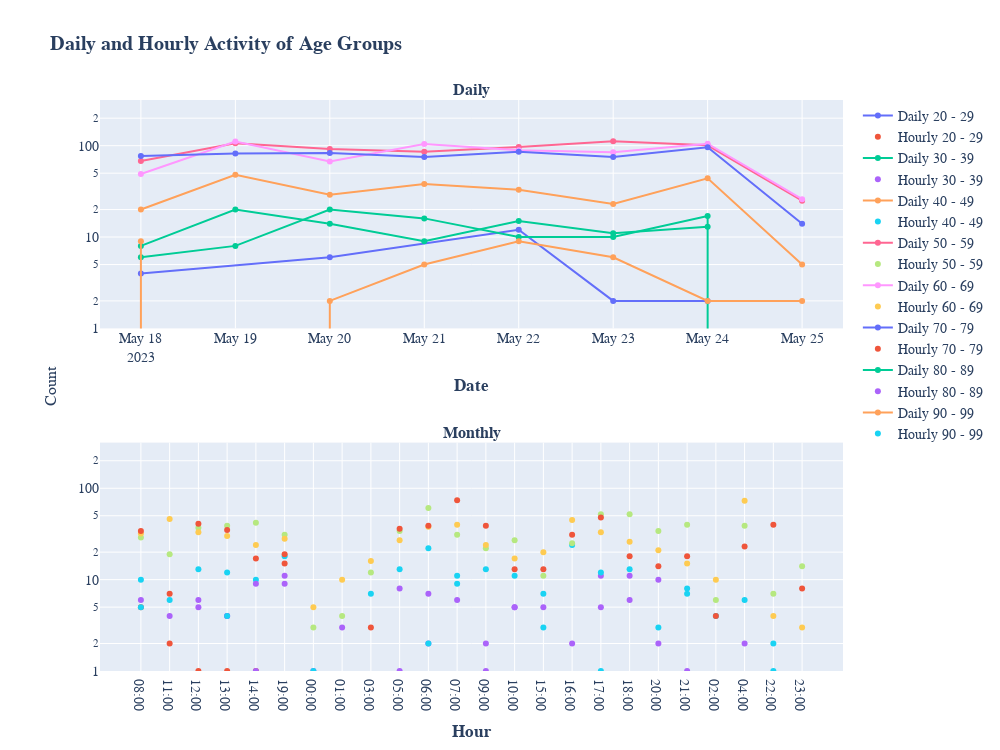

Write notebook code for a chart like this one.
### Markdown cell above
### Activity

### Code cell
daily_hourly_activity_feature_bar_distribution(
    df_ = df, feature_ = 'age', yrange = [0, 2.5],
    subplot_titles_ = ['<b>Daily<b>', '<b>Monthly<b>'],
    title_ = '<b>Daily and Hourly Activity of Age Groups<b>',
    height_ = 750, width_ = 1000
    )

### Figure 1 — Plotly figure (JSON) as saved in the notebook; plotly's stock layout.template omitted (floating-point values rounded to 4 significant figures)
{"data": [{"mode": "lines+markers+text", "name": "Daily 20 - 29", "type": "scatter", "x": ["2023-05-18", "2023-05-20", "2023-05-22", "2023-05-23", "2023-05-24"], "xaxis": "x", "y": [4, 6, 12, 2, 2], "yaxis": "y"}, {"mode": "markers+text", "name": "Hourly 20 - 29", "type": "scatter", "x": ["08:00", "11:00", "12:00", "13:00", "14:00", "19:00"], "xaxis": "x2", "y": [5, 2, 1, 1, 1, 15], "yaxis": "y2"}, {"mode": "lines+markers+text", "name": "Daily 30 - 39", "type": "scatter", "x": ["2023-05-18", "2023-05-19", "2023-05-20", "2023-05-21", "2023-05-22", "2023-05-23", "2023-05-24"], "xaxis": "x", "y": [8, 20, 14, 9, 15, 11, 13], "yaxis": "y"}, {"mode": "markers+text", "name": "Hourly 30 - 39", "type": "scatter", "x": ["00:00", "01:00", "03:00", "05:00", "06:00", "07:00", "08:00", "09:00", "10:00", "11:00", "12:00", "13:00", "14:00", "15:00", "16:00", "17:00", "18:00", "19:00", "20:00", "21:00"], "xaxis": "x2", "y": [1, 3, 0, 8, 2, 6, 6, 1, 5, 4, 6, 4, 1, 0, 2, 11, 6, 9, 2, 0], "yaxis": "y2"}, {"mode": "lines+markers+text", "name": "Daily 40 - 49", "type": "scatter", "x": ["2023-05-18", "2023-05-19", "2023-05-20", "2023-05-21", "2023-05-22", "2023-05-23", "2023-05-24", "2023-05-25"], "xaxis": "x", "y": [20, 48, 29, 38, 33, 23, 44, 5], "yaxis": "y"}, {"mode": "markers+text", "name": "Hourly 40 - 49", "type": "scatter", "x": ["00:00", "01:00", "02:00", "03:00", "04:00", "05:00", "06:00", "07:00", "08:00", "09:00", "10:00", "11:00", "12:00", "13:00", "14:00", "15:00", "16:00", "17:00", "18:00", "19:00", "20:00", "21:00", "22:00", "23:00"], "xaxis": "x2", "y": [1, 0, 4, 7, 6, 13, 22, 9, 10, 13, 11, 6, 13, 12, 10, 7, 24, 12, 13, 18, 3, 8, 2, 0], "yaxis": "y2"}, {"mode": "lines+markers+text", "name": "Daily 50 - 59", "type": "scatter", "x": ["2023-05-18", "2023-05-19", "2023-05-20", "2023-05-21", "2023-05-22", "2023-05-23", "2023-05-24", "2023-05-25"], "xaxis": "x", "y": [68, 106, 92, 86, 97, 112, 101, 25], "yaxis": "y"}, {"mode": "markers+text", "name": "Hourly 50 - 59", "type": "scatter", "x": ["00:00", "01:00", "02:00", "03:00", "04:00", "05:00", "06:00", "07:00", "08:00", "09:00", "10:00", "11:00", "12:00", "13:00", "14:00", "15:00", "16:00", "17:00", "18:00", "19:00", "20:00", "21:00", "22:00", "23:00"], "xaxis": "x2", "y": [3, 4, 6, 12, 39, 34, 61, 31, 29, 22, 27, 19, 37, 39, 42, 11, 25, 52, 52, 31, 34, 40, 7, 14], "yaxis": "y2"}, {"mode": "lines+markers+text", "name": "Daily 60 - 69", "type": "scatter", "x": ["2023-05-18", "2023-05-19", "2023-05-20", "2023-05-21", "2023-05-22", "2023-05-23", "2023-05-24", "2023-05-25"], "xaxis": "x", "y": [49, 111, 67, 104, 89, 85, 105, 26], "yaxis": "y"}, {"mode": "markers+text", "name": "Hourly 60 - 69", "type": "scatter", "x": ["00:00", "01:00", "02:00", "03:00", "04:00", "05:00", "06:00", "07:00", "08:00", "09:00", "10:00", "11:00", "12:00", "13:00", "14:00", "15:00", "16:00", "17:00", "18:00", "19:00", "20:00", "21:00", "22:00", "23:00"], "xaxis": "x2", "y": [5, 10, 10, 16, 73, 27, 38, 40, 32, 24, 17, 46, 33, 30, 24, 20, 45, 33, 26, 28, 21, 15, 4, 3], "yaxis": "y2"}, {"mode": "lines+markers+text", "name": "Daily 70 - 79", "type": "scatter", "x": ["2023-05-18", "2023-05-19", "2023-05-20", "2023-05-21", "2023-05-22", "2023-05-23", "2023-05-24", "2023-05-25"], "xaxis": "x", "y": [77, 82, 83, 75, 86, 75, 96, 14], "yaxis": "y"}, {"mode": "markers+text", "name": "Hourly 70 - 79", "type": "scatter", "x": ["02:00", "03:00", "04:00", "05:00", "06:00", "07:00", "08:00", "09:00", "10:00", "11:00", "12:00", "13:00", "14:00", "15:00", "16:00", "17:00", "18:00", "19:00", "20:00", "21:00", "22:00", "23:00"], "xaxis": "x2", "y": [4, 3, 23, 36, 39, 74, 34, 39, 13, 7, 41, 35, 17, 13, 31, 48, 18, 19, 14, 18, 40, 8], "yaxis": "y2"}, {"mode": "lines+markers+text", "name": "Daily 80 - 89", "type": "scatter", "x": ["2023-05-18", "2023-05-19", "2023-05-20", "2023-05-21", "2023-05-22", "2023-05-23", "2023-05-24", "2023-05-25"], "xaxis": "x", "y": [6, 8, 20, 16, 10, 10, 17, 0], "yaxis": "y"}, {"mode": "markers+text", "name": "Hourly 80 - 89", "type": "scatter", "x": ["04:00", "05:00", "06:00", "07:00", "08:00", "09:00", "10:00", "11:00", "12:00", "13:00", "14:00", "15:00", "17:00", "18:00", "19:00", "20:00", "21:00"], "xaxis": "x2", "y": [2, 1, 7, 0, 0, 2, 5, 0, 5, 4, 9, 5, 5, 11, 11, 10, 1], "yaxis": "y2"}, {"mode": "lines+markers+text", "name": "Daily 90 - 99", "type": "scatter", "x": ["2023-05-18", "2023-05-19", "2023-05-20", "2023-05-21", "2023-05-22", "2023-05-23", "2023-05-24", "2023-05-25"], "xaxis": "x", "y": [9, 0, 2, 5, 9, 6, 2, 2], "yaxis": "y"}, {"mode": "markers+text", "name": "Hourly 90 - 99", "type": "scatter", "x": ["06:00", "07:00", "08:00", "13:00", "15:00", "17:00", "19:00", "21:00", "22:00"], "xaxis": "x2", "y": [2, 11, 5, 4, 3, 1, 0, 7, 1], "yaxis": "y2"}], "layout": {"annotations": [{"font": {"size": 16}, "showarrow": false, "text": "<b>Daily<b>", "x": 0.5, "xanchor": "center", "xref": "paper", "y": 1, "yanchor": "bottom", "yref": "paper"}, {"font": {"size": 16}, "showarrow": false, "text": "<b>Monthly<b>", "x": 0.5, "xanchor": "center", "xref": "paper", "y": 0.4, "yanchor": "bottom", "yref": "paper"}, {"font": {"size": 16}, "showarrow": false, "text": "Count", "textangle": -90, "x": 0, "xanchor": "right", "xref": "paper", "xshift": -40, "y": 0.5, "yanchor": "middle", "yref": "paper"}], "font": {"family": "Courier New, monospace", "size": 14}, "height": 750, "margin": {"b": 50, "l": 100, "pad": 0, "r": 50, "t": 100}, "title": {"text": "<b>Daily and Hourly Activity of Age Groups<b>"}, "width": 1000, "xaxis": {"anchor": "y", "domain": [0, 1], "tickfont": {"size": 14}, "title": {"text": "<b>Date<b>"}}, "xaxis2": {"anchor": "y2", "domain": [0, 1], "tickfont": {"size": 14}, "title": {"text": "<b>Hour<b>"}}, "yaxis": {"anchor": "x", "domain": [0.6, 1], "range": [0, 2.5], "type": "log"}, "yaxis2": {"anchor": "x2", "domain": [0, 0.4], "range": [0, 2.5], "type": "log"}}}
